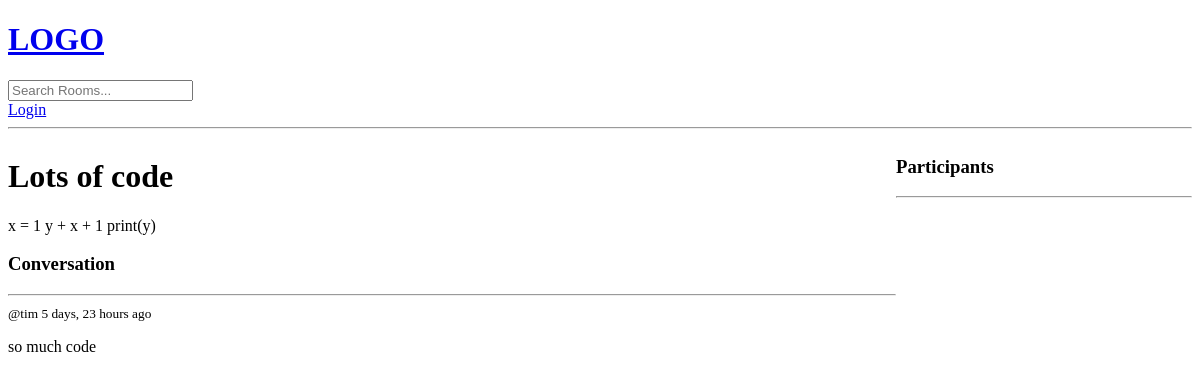
Before: /room/2/ with the older database file.
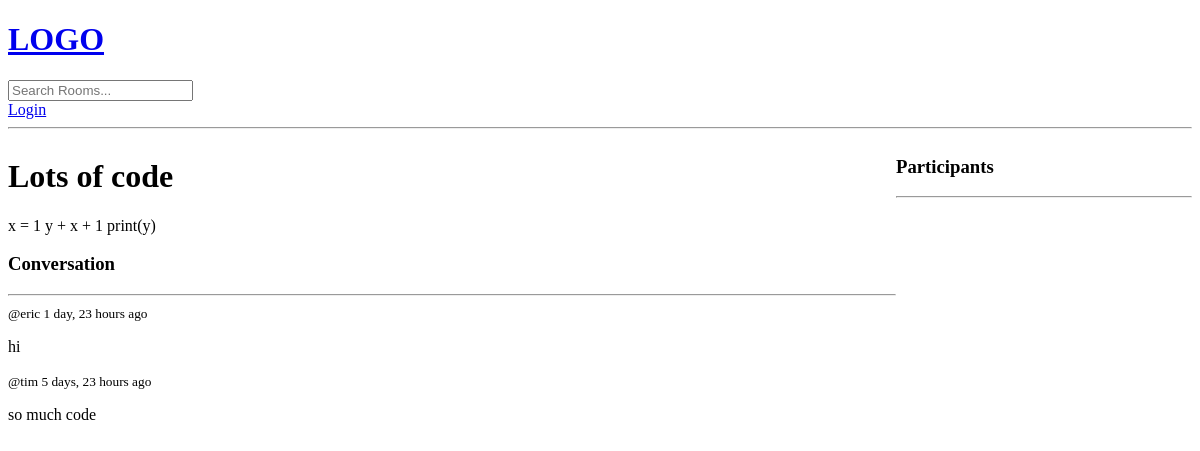
After: the same page with the newer database file.
### base/models.py (models this page shows, shortened)
class Room(models.Model):
    host = models.ForeignKey(User, on_delete=models.SET_NULL, null=True)
    topic = models.ForeignKey(Topic, on_delete=models.SET_NULL, null=True)
    name = models.CharField(max_length=200)
    description = models.TextField(null=True, blank=True)
    participants = models.ManyToManyField(User, related_name='participants', blank=True)
    updated = models.DateTimeField(auto_now=True)
    created = models.DateTimeField(auto_now_add=True)
    class Meta: #order by descending date, newest first
        ordering = ['-updated', '-created']

class Message(models.Model):
    user = models.ForeignKey(User, on_delete=models.CASCADE)
    room = models.ForeignKey(Room, on_delete=models.CASCADE)
    body = models.TextField()
    updated = models.DateTimeField(auto_now=True)
    created = models.DateTimeField(auto_now_add=True)
    class Meta: #order by descending date, newest first
        ordering = ['-updated', '-created']

### base/views.py (the view, shortened to what this page needs)
# urls.py: path('room/<str:pk>/', views.room, name='room'),
def room(request, pk):
    room = Room.objects.get(id=pk)
    room_messages = room.message_set.all() #get set of messages related to this room
    participants = room.participants.all()
    context = {'room': room, 'room_messages': room_messages, 'participants': participants}
    return render(request, 'base/room.html', context)

### base/templates/base/room.html (shortened to what this page needs)
{% extends 'main.html' %}
{% block content %}
<div class="room-container">
    <div>
        <h1>{{room.name}}</h1>
        <p>{{room.description}}</p>
        <div class="comment-wrapper">
            <h3>Conversation</h3>
            <hr>
            {% for message in room_messages %}
            <div>
                <small>@{{message.user}} {{message.created|timesince}} ago</small>
                <p>{{message.body}}</p>
            </div>
            {% endfor %}
        </div>
    </div>
    <div>
        <h3>Participants</h3>
        <hr>
    </div>
</div>
{% endblock content%}

### templates/main.html (shortened to what this page needs)
<!DOCTYPE html>
<html>
<head>
</head>
<body>
    {% include 'navbar.html'%}
    {% block content %}
    {% endblock %}
</body>
</html>

### templates/navbar.html
<a href = "/">
    <h1>LOGO</h1>
</a>
<form method="GET" action="{% url 'home' %}">
    <input type="text" name="q" placeholder="Search Rooms..."/>
</form>
{% if request.user.is_authenticated %}
<p>Hello {{request.user}}</p>
<a href="{% url 'logout' %}">Logout</a>
{% else %}
<a href="{% url 'login' %}">Login</a>
{% endif %}
<hr>

### base/templates/base/room.html (style rules this page uses)
.room-container { display: grid; grid-template-columns: 3fr 1fr; }

Changed rows visible on the page:
added Message: user "eric", created "1 day, 23 hours", body "hi"
